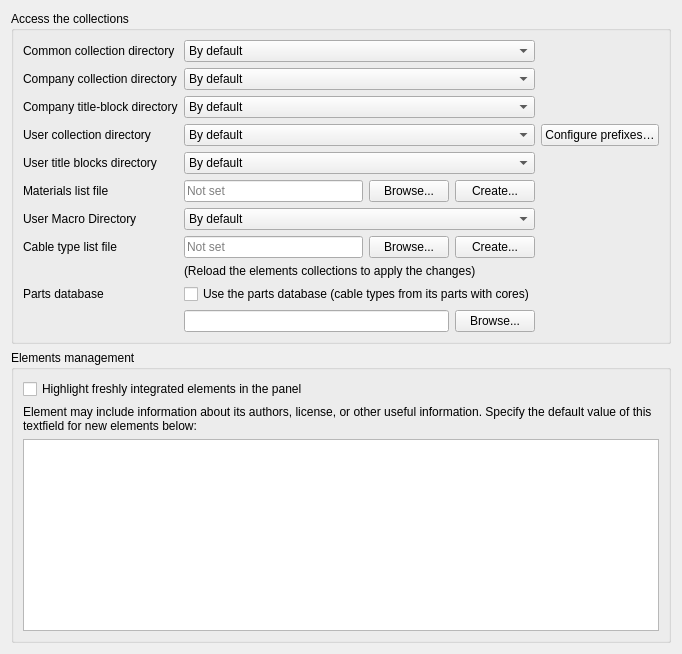
     <widget class="QWidget" name="tab_5">
      <attribute name="title">
       <string>Collections</string>
      </attribute>
      <layout class="QVBoxLayout" name="verticalLayout_2">
       <item>
        <widget class="QGroupBox" name="groupBox_5">
         <property name="title">
          <string>Access the collections</string>
         </property>
         <property name="alignment">
          <set>Qt::AlignLeading|Qt::AlignLeft|Qt::AlignTop</set>
         </property>
         <property name="flat">
          <bool>false</bool>
         </property>
         <layout class="QGridLayout" name="gridLayout">
          <item row="2" column="0">
           <widget class="QLabel" name="label_16">
            <property name="text">
             <string>Company collection directory</string>
            </property>
           </widget>
          </item>
          <item row="5" column="1">
           <widget class="QComboBox" name="m_custom_tbt_path_cb">
            <item>
             <property name="text">
              <string>By default</string>
             </property>
            </item>
            <item>
             <property name="text">
              <string>Browse...</string>
             </property>
            </item>
           </widget>
          </item>
          <item row="4" column="1">
           <widget class="QComboBox" name="m_custom_elmt_path_cb">
            <item>
             <property name="text">
              <string>By default</string>
             </property>
            </item>
            <item>
             <property name="text">
              <string>Browse...</string>
             </property>
            </item>
           </widget>
          </item>
          <item row="4" column="2">
           <widget class="QPushButton" name="m_prefix_pb">
            <property name="toolTip">
             <string extracomment="tooltip of the button opening the prefix configuration dialog of the user collection">Create or change the prefix of the user collection's folders (qet_labels.xml file)</string>
            </property>
            <property name="text">
             <string extracomment="button opening the dialog where the folder prefixes of the user collection are configured">Configure prefixes…</string>
            </property>
           </widget>
          </item>
          <item row="1" column="0">
           <widget class="QLabel" name="label_7">
            <property name="text">
             <string>Common collection directory</string>
            </property>
           </widget>
          </item>
          <item row="3" column="0">
           <widget class="QLabel" name="label_17">
            <property name="text">
             <string>Company title-block directory</string>
            </property>
           </widget>
          </item>
          <item row="3" column="1">
           <widget class="QComboBox" name="m_company_tbt_path_cb">
            <item>
             <property name="text">
              <string>By default</string>
             </property>
            </item>
            <item>
             <property name="text">
              <string>Browse...</string>
             </property>
            </item>
           </widget>
          </item>
          <item row="4" column="0">
           <widget class="QLabel" name="label_8">
            <property name="text">
             <string>User collection directory</string>
            </property>
           </widget>
          </item>
          <item row="7" column="0">
           <widget class="QLabel" name="label_23">
            <property name="text">
             <string>User Macro Directory</string>
            </property>
           </widget>
          </item>
          <item row="7" column="1">
           <widget class="QComboBox" name="m_user_macros_path_cb">
            <item>
             <property name="text">
              <string>By default</string>
             </property>
            </item>
            <item>
             <property name="text">
              <string>Browse...</string>
             </property>
            </item>
           </widget>
          </item>
          <item row="1" column="1">
           <widget class="QComboBox" name="m_common_elmt_path_cb">
            <item>
             <property name="text">
              <string>By default</string>
             </property>
            </item>
            <item>
             <property name="text">
              <string>Browse...</string>
             </property>
            </item>
           </widget>
          </item>
          <item row="5" column="0">
           <widget class="QLabel" name="label_10">
            <property name="text">
             <string>User title blocks directory</string>
            </property>
           </widget>
          </item>
          <item row="2" column="1">
           <widget class="QComboBox" name="m_company_elmt_path_cb">
            <item>
             <property name="text">
              <string>By default</string>
             </property>
            </item>
            <item>
             <property name="text">
              <string>Browse...</string>
             </property>
            </item>
           </widget>
          </item>
          <item row="9" column="1">
           <widget class="QLabel" name="label_9">
            <property name="text">
             <string>(Reload the elements collections to apply the changes)</string>
            </property>
           </widget>
          </item>
          <item row="6" column="0">
           <widget class="QLabel" name="m_material_list_label">
            <property name="text">
             <string>Materials list file</string>
            </property>
           </widget>
          </item>
          <item row="6" column="1">
           <layout class="QHBoxLayout" name="m_material_list_layout">
            <item>
             <widget class="QLineEdit" name="m_material_list_path_le">
              <property name="toolTip">
               <string extracomment="tooltip of the material file path field">Materials list used to fill in a symbol's items</string>
              </property>
              <property name="readOnly">
               <bool>true</bool>
              </property>
              <property name="placeholderText">
               <string extracomment="hint shown when no material file is configured yet">Not set</string>
              </property>
             </widget>
            </item>
            <item>
             <widget class="QPushButton" name="m_material_list_browse_pb">
              <property name="text">
               <string>Browse...</string>
              </property>
             </widget>
            </item>
            <item>
             <widget class="QPushButton" name="m_material_list_create_pb">
              <property name="toolTip">
               <string extracomment="tooltip of the button creating the material file with its header line">Create the list file with its headers</string>
              </property>
              <property name="text">
               <string>Create...</string>
              </property>
             </widget>
            </item>
           </layout>
          </item>
          <item row="8" column="0">
           <widget class="QLabel" name="m_cable_type_list_label">
            <property name="text">
             <string>Cable type list file</string>
            </property>
           </widget>
          </item>
          <item row="8" column="1">
           <layout class="QHBoxLayout" name="m_cable_type_list_layout">
            <item>
             <widget class="QLineEdit" name="m_cable_type_list_path_le">
              <property name="toolTip">
               <string extracomment="tooltip of the cable type file path field">Directory of the cable types used to define a cable (number of cores, colors, cross-section)</string>
              </property>
              <property name="readOnly">
               <bool>true</bool>
              </property>
              <property name="placeholderText">
               <string extracomment="hint shown when no cable type file is configured yet">Not set</string>
              </property>
             </widget>
            </item>
            <item>
             <widget class="QPushButton" name="m_cable_type_list_browse_pb">
              <property name="text">
               <string>Browse...</string>
              </property>
             </widget>
            </item>
            <item>
             <widget class="QPushButton" name="m_cable_type_list_create_pb">
              <property name="toolTip">
               <string extracomment="tooltip of the button creating the cable type file with its header line">Create the cable type list file with its header line</string>
              </property>
              <property name="text">
               <string>Create...</string>
              </property>
             </widget>
            </item>
           </layout>
          </item>
           <item row="10" column="0">
            <widget class="QLabel" name="m_parts_db_label">
             <property name="text">
              <string>Parts database</string>
             </property>
            </widget>
           </item>
           <item row="10" column="1">
            <widget class="QCheckBox" name="m_parts_db_cb">
             <property name="text">
              <string>Use the parts database (cable types from its parts with cores)</string>
             </property>
            </widget>
           </item>
           <item row="11" column="1">
            <layout class="QHBoxLayout" name="m_parts_db_layout">
             <item>
              <widget class="QLineEdit" name="m_parts_db_path_le">
               <property name="toolTip">
                <string>The parts database file. Leave it empty to use the one of this computer; choose a file on a network folder to share it.</string>
               </property>
              </widget>
             </item>
             <item>
              <widget class="QPushButton" name="m_parts_db_browse_pb">
               <property name="text">
                <string>Browse...</string>
               </property>
              </widget>
             </item>
            </layout>
           </item>
         </layout>
        </widget>
       </item>
       <item>
        <widget class="QGroupBox" name="groupBox_3">
         <property name="title">
          <string>Elements management</string>
         </property>
         <property name="alignment">
          <set>Qt::AlignLeading|Qt::AlignLeft|Qt::AlignTop</set>
         </property>
         <layout class="QVBoxLayout" name="verticalLayout_4">
          <item>
           <widget class="QCheckBox" name="m_highlight_integrated_elements">
            <property name="text">
             <string>Highlight freshly integrated elements in the panel</string>
            </property>
           </widget>
          </item>
          <item>
           <widget class="QLabel" name="label_4">
            <property name="text">
             <string>Element may include information about its authors, license, or other useful information. Specify the default value of this textfield for new elements below:</string>
            </property>
            <property name="scaledContents">
             <bool>false</bool>
            </property>
            <property name="wordWrap">
             <bool>true</bool>
            </property>
           </widget>
          </item>
          <item>
           <widget class="QTextEdit" name="m_default_elements_info">
            <property name="minimumSize">
             <size>
              <width>0</width>
              <height>50</height>
             </size>
            </property>
           </widget>
          </item>
         </layout>
        </widget>
       </item>
      </layout>
     </widget>
